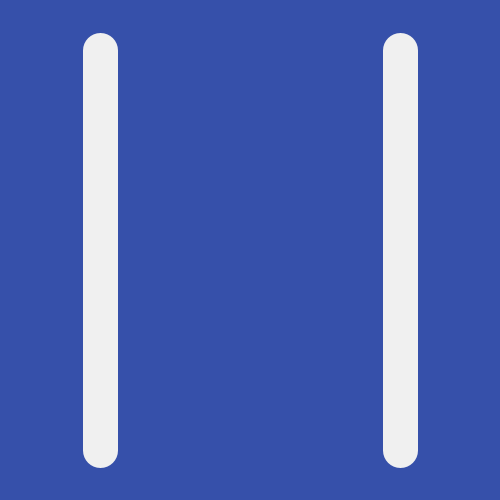
Frame 1 (no input)
Frame 60 (the mouse pressed at the canvas centre just before this capture): identical to frame 1, image omitted
Frame 120 (the mouse held since frame 60 and released just before this capture): identical to frame 1, image omitted

The Processing sketch that drew this single still picture (run headless with seeded random() and noise(); from frame 60 on, the mouse is pressed at the canvas centre):

// Processing sketch: code_05_31
// ── code_05_31.pde
int a = 100;
int b = 50;
int c = 250;
int d = 400;
int e = 450;

void setup(){
size(500, 500);
strokeWeight(35);
stroke(240);
}

void draw(){
  background(54, 80, 170);
  if(keyPressed){
    if((key == 'h') || (key == 'H')){
      line(a, c, d, c);
    }
    if((key == 'n') || (key == 'N')){
      line(a, b, d, e);
    }
  }
  line(a, b, a, e);
  line(d, b, d, e);
}
